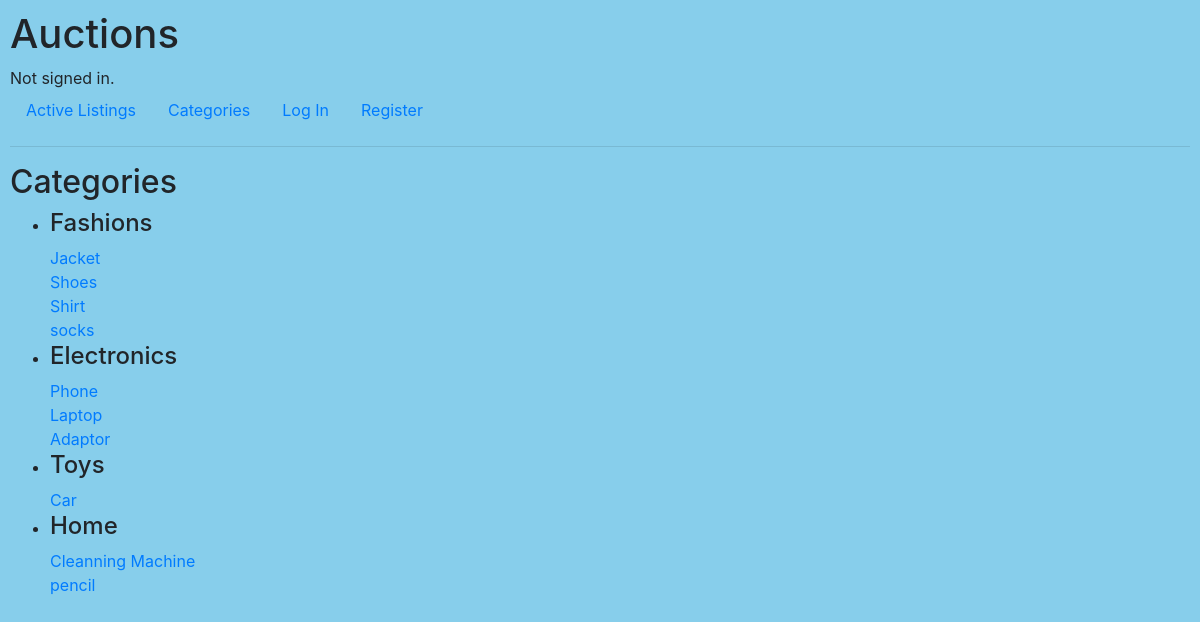
The page /categories on the database its author committed.
### auctions/models.py (models this page shows)
class Product(models.Model):
    categories = (('Fashions', 'Fashions'),
                ('Electronics', 'Electronics'),
                ('Toys', 'Toys'),
                ('Home', 'Home'),
                )
    title = models.CharField(max_length=64)
    description = models.TextField()
    category = models.CharField(max_length=200, choices=categories)
    price = models.IntegerField()
    image_link = models.CharField(max_length=200, null=True, blank=True, default=None)
    selled_by = models.ForeignKey(User, on_delete=models.CASCADE, related_name='seller')
    created_at = models.DateTimeField(auto_now_add=True)
    is_closed = models.BooleanField(default=False)
    def __str__(self):
        return f"{self.title}"

### auctions/views.py (the view)
# urls.py: path("categories", views.categories,name='categories'),
def categories(request):
    products = Product.objects.all()
    categories = Product.categories
    lists = []
    for category in categories:
        lists.append(category[0])
    return render(request,'auctions/categories.html', {
        'lists' : lists,
        'products' : products,
    })

### auctions/templates/auctions/categories.html
{% extends "auctions/layout.html" %}
{% block body %}
    <h2>Categories</h2>
    <ul>
      {% for list in lists %}
          <li><h4>{{list}}</h4></li>
              {% for product in products %}
                  {% if product.category == list %}
                      <a href="{% url 'detail' product %}">{{product}}</a>
                      <br>
                  {% endif %}
              {% endfor %}
      {% endfor %}
    </ul>
{% endblock %}

### auctions/templates/auctions/layout.html (shortened to what this page needs)
{% load static %}
<!DOCTYPE html>
<html lang="en">
    <head>
        <link rel="stylesheet" href="https://stackpath.bootstrapcdn.com/bootstrap/4.4.1/css/bootstrap.min.css">
        <link href="{% static 'auctions/styles.css' %}" rel="stylesheet">
    </head>
    <body>
        <h1>Auctions</h1>
        <div>
            {% if user.is_authenticated %}
                Signed in as <strong>{{ user.username }}</strong>.
            {% else %}
                Not signed in.
            {% endif %}
        </div>
        <ul class="nav">
            <li class="nav-item">
                <a class="nav-link" href="{% url 'index' %}">Active Listings</a>
            </li>
            <li class="nav-item">
                <a class="nav-link" href="{% url 'categories' %}">Categories</a>
            </li>
            {% if user.is_authenticated %}
                <li class="nav-item">
                    <a class="nav-link" href="{% url 'logout' %}">Log Out</a>
                </li>
                <li class="nav-item">
                    <a class="nav-link" href="{% url 'create' %}">Create Listings</a>
                </li>
                <li class="nav-item">
                    <a class="nav-link" href="{% url 'watch_list' %}">Watch List</a>
                </li>
            {% else %}
                <li class="nav-item">
                    <a class="nav-link" href="{% url 'login' %}">Log In</a>
                </li>
                <li class="nav-item">
                    <a class="nav-link" href="{% url 'register' %}">Register</a>
                </li>
            {% endif %}
        </ul>
        <hr>
        {% block body %}
        {% endblock %}
    </body>
</html>

### auctions/static/auctions/styles.css (style rules this page uses)
body { padding: 10px; background-color : skyblue; }

### rows shown on the page
Product: title "Jacket"
Product: title "Shoes"
Product: title "Shirt"
Product: title "socks"
Product: title "Phone"
Product: title "Laptop"
Product: title "Adaptor"
Product: title "Car"
Product: title "Cleanning Machine"
Product: title "pencil"

### other values the page prints
{{ list }} "Fashions" "Electronics" "Toys" "Home"
